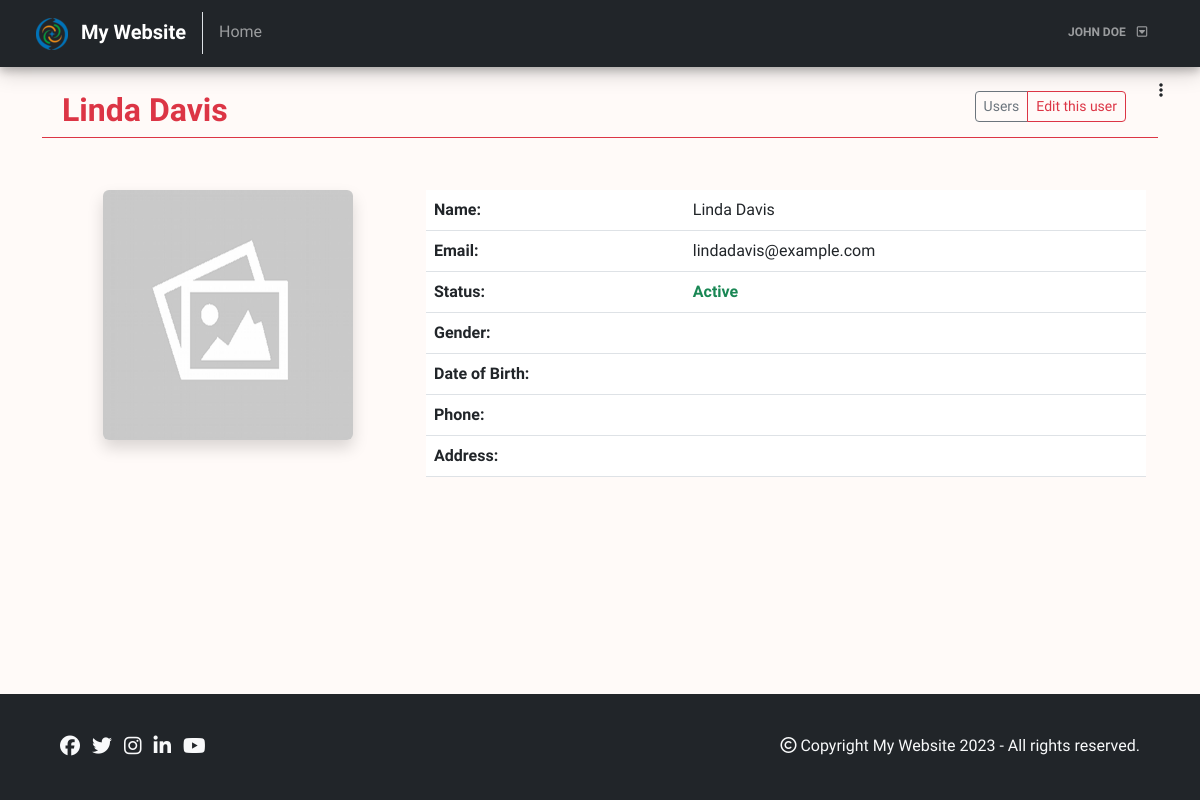
The app's page /admin/users/view.php?id=6 (signed in) with its own data.
### tables this page shows
CREATE TABLE `users` (
  `user_id` int(11) NOT NULL,
  `user_name` varchar(255) NOT NULL,
  `user_email` varchar(255) NOT NULL,
  `user_password` varchar(255) NOT NULL,
  `user_gender` char(1) DEFAULT NULL,
  `user_dob` date DEFAULT NULL,
  `user_phone` varchar(15) DEFAULT NULL,
  `user_address` varchar(255) DEFAULT NULL,
  `user_image` varchar(255) DEFAULT NULL,
  `user_role` char(1) NOT NULL DEFAULT 'u',
  `user_status` tinyint(1) NOT NULL DEFAULT 1,
  `created_at` datetime NOT NULL DEFAULT current_timestamp(),
  `updated_at` datetime NOT NULL DEFAULT current_timestamp()
);

### logics/db.php (called while the page is built, shortened)
<?php
class db
{
	private $dbHost = "localhost";
	private $dbUser = "root";
	private $dbPassword = "";
	private $dbName = "php_basic_crud_db";
	private $mysqli = "";
	private $conn = false;
	public function __construct()
	{
		if(!$this->conn)
		{
			$this->mysqli = new mysqli($this->dbHost, $this->dbUser, $this->dbPassword, $this->dbName);
			$this->conn = true;
		}
		else
		{
			return true;
		}
	}
	public function dynamicallyBindParameters($query, $params)
	{
		$types = '';
	        foreach($params as $param)
	        {
	            if(is_int($param))
	            {	$types .= 'i';	}
	            elseif (is_float($param))
	            {	$types .= 'd';	}
	            elseif (is_string($param))
	            {   $types .= 's';	}
	            else
	            {   $types .= 'b';	}
	        }
	        $bind_names[] = $types;
	        for ($i=0; $i<count($params);$i++)
	        {
	            $bind_name = 'bind' . $i;
	            $bind_names[] = &$$bind_name;
	        }
	        return $bind_names;
	}
	public function executeSQL($query, $params, $select = false)
	{
	    if (!empty($params))
	    {
	        $bind_names = $this->dynamicallyBindParameters($query, $params);
			$query = $this->mysqli->prepare($query);
	        call_user_func_array(array($query,'bind_param'), $bind_names);
	        $query->execute();
	        if($select)
	        {
	        	$result = $query->get_result()->fetch_all(MYSQLI_ASSOC);
	    	}
	    }
	    return $result;
	}
}
?>

### admin/users/view.php (the view, shortened to what this page needs)
<?php
include('../../logics/db.php');
$obj = new db();
$id = $_GET['id'];
$paramList = [$id];
$sql = "SELECT * FROM users WHERE user_id = ? AND user_role != 'a' AND user_status != 0";
$result = $obj->executeSQL($sql, $paramList, true);
?>
<!DOCTYPE html>
<html lang="en">
<head>
    <?php include('../includes/head-contents.php'); ?>
</head>
<body>
    <?php include('../includes/admin-navbar.php'); ?>
    <?php include('../includes/admin-sidebar.php'); ?>
    <div class="container my-4">
        <div class="row px-2">
            <div class="col-6">
                <h2 class="text-danger fw-bold"><?php echo $result[0]['user_name']; ?></h2>
            </div>
            <div class="col-6 text-end">
                <div class="btn-group" role="group" aria-label="Basic outlined example">
                    <a href="users.php" type="button" class="btn btn-sm btn-outline-secondary">Users</a>
                    <a href="edit.php?id=<?php echo $result[0]['user_id'] ?>" type="button" class="btn btn-sm btn-outline-danger">Edit this user</a>
                </div>
            </div>
        </div>
        <hr class="text-danger opacity-100 my-0">
    </div>
    <div class="container my-5 px-4 py-1">
        <div class="row">
            <div class="col-md-4 text-center">
                <?php $img = empty($result[0]['user_image']) ? "../../images/placeholder.png" : "../uploads/users/" . $result[0]['user_image']?>
                <img src="<?php echo $img; ?>" class="img img-fluid shadow rounded mb-4 entityImage">
            </div>
            <div class="col-md-8">
                <table class="table">
                    <tr>
                        <td class="fw-bold">Name:</td>
                        <td><?php echo $result[0]['user_name'] ?></td>
                    </tr>
                    <tr>
                        <td class="fw-bold">Email:</td>
                        <td><?php echo $result[0]['user_email'] ?></td>
                    </tr>
                    <tr>
                        <?php
                            $status = "";
                            $statusClass = "";
                            if ($result[0]['user_status'] == "1")
                            {
                                $status =  "Active";
                                $statusClass = "text-success";
                            }
                            elseif($result[0]['user_status'] == "0")
                            {
                                $status =  "Blocked";
                                $statusClass = "text-danger";
                            }
                        ?>
                        <td class="fw-bold">Status:</td>
                        <td class="<?php echo $statusClass; ?> fw-bold"><?php echo $status ?></td>
                    </tr>
                    <tr>
                        <?php
                            $gender = "";
                        ?>
                        <td class="fw-bold">Gender:</td>
                        <td><?php echo $gender ?></td>
                    </tr>
                    <tr>
                        <td class="fw-bold">Date of Birth:</td>
                        <td><?php echo $result[0]['user_dob'] ?></td>
                    </tr>
                    <tr>
                        <td class="fw-bold">Phone:</td>
                        <td><?php echo $result[0]['user_phone'] ?></td>
                    </tr>
                    <tr>
                        <td class="fw-bold">Address:</td>
                        <td><?php echo $result[0]['user_address'] ?></td>
                    </tr>
                </table>
            </div>
        </div>
    </div>
    <?php include('../../includes/footer.php'); ?>
</body>
</html>

### css/style.css (style rules this page uses)
* { font-family: 'Cabin', Helvetica, sans-serif; }
body { min-height: 100vh; position: relative; margin: 0; padding-bottom: 100px; box-sizing: border-box; background-color: #FFFAF8; }
.entityImage { width: 250px; height: 250px; }

### records on screen
users: user_name "Linda Davis", user_email "lindadavis@example.com", user_status "Active"

### other values on screen
WEBSITE_NAME "My Website"
$_SESSION['username'] "JOHN DOE"
